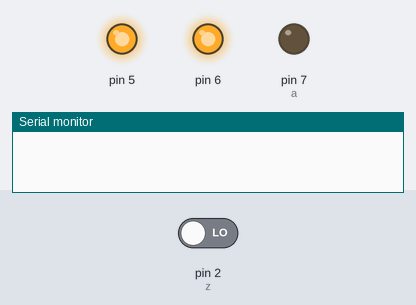
This sketch was run on a simulated Arduino Uno, built with avr-gcc and run on an emulated ATmega328P. Parts: output pins drawn as LEDs (lit = HIGH), the last lines printed to the serial monitor. The inputs (shaded band) are chosen by the test bench; at power-on: pin 2 (z) LOW.

Above: at 0.05 s.
At 1.45 s:
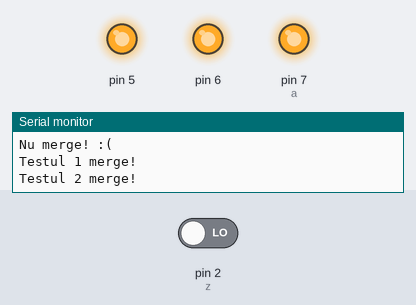
At 2.85 s:
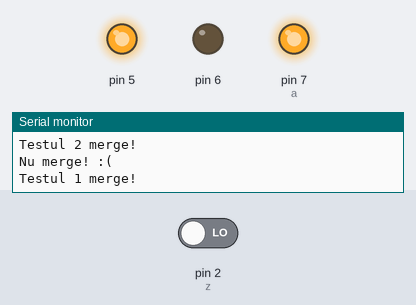
Timing chart, 0 to 3.1 s (numbered marks = the images above):
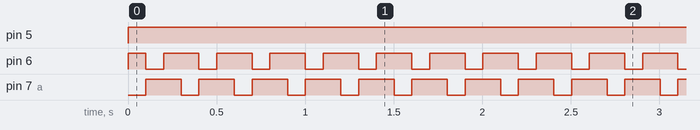

The sketch:

FD_test_circuit_exemplu.ino
```cpp
int timer = 100;
boolean circuitOK;
int rez;
void setup() {
  pinMode(7, OUTPUT);   // a
  pinMode(6, OUTPUT);   // b
  pinMode(5, OUTPUT);   // c

  pinMode(2, INPUT);   // z (test result)

  Serial.begin(9600);    //start serial communication @9600 bps
  }

void loop() {
      /*

      test the circuit with the following test set
      011->0,101->0,111->1

      */

      circuitOK = true;
      digitalWrite(4, LOW);
      for (int thisTest = 1; thisTest < 4; thisTest++){
          if (thisTest == 1){
            //write values on input lines
            digitalWrite(7, LOW); //a line
            digitalWrite(6, HIGH); //b line
            digitalWrite(5, HIGH); //c line

            delay(timer);

            //read z line value
            rez = digitalRead(2);
            if (rez != 0){
              circuitOK = false;
            } else {
              Serial.print("Testul 1 merge!\n");
            }
          }

          if (thisTest == 2){
            //write values on input lines
            digitalWrite(7, HIGH); //a line
            digitalWrite(6, LOW); //b line
            digitalWrite(5, HIGH); //c line

            delay(timer);

            rez = digitalRead(2); //read z line
            if (rez != 0){
              circuitOK = false;
            } else {
              Serial.print("Testul 2 merge!\n");
            }
          }

          if (thisTest == 3){
            //write values on input lines
            digitalWrite(7, HIGH); //a line
            digitalWrite(6, HIGH); //b line
            digitalWrite(5, HIGH); //c line

            delay(timer);

            rez = digitalRead(2); // read z line
            if (rez != 1){
              circuitOK = false;
            } else {
              Serial.print("Testul 3 merge!\n");
            }
          }
      }

      if (!circuitOK){
        Serial.print("Nu merge! :( \n");
      }

      Serial.print("\n");
}
```

Measured:
- by itself, pin 5: LOW → HIGH at 0.00 s
- by itself, pin 6: repeats every 0.30 s: LOW 0.10 s, HIGH 0.20 s
- by itself, pin 7 (a): alternates HIGH for 0.20 s and LOW for 0.10 s
